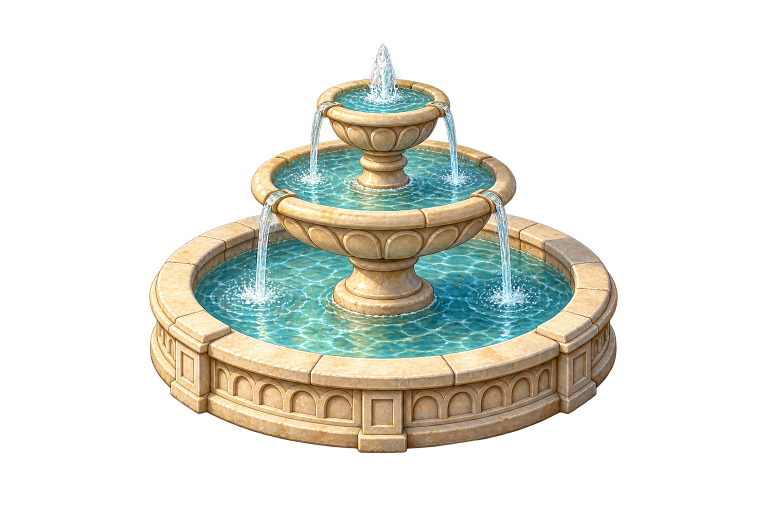
#> input picture portfolio-world/art-source/runtime-r3-scenic-props/fountain-a-imagegen-source.png, 1536 x 1024 px, given in place of scenic-a.png, which was not available (shown at 1/2 size)
$ python build-r3-scenic-props-correction.py
#> lines starting #> are read from the running program, lines starting #| are printed output that depends on the picture; pictures that were not available may be replaced by others from this repository, and a replacement may not be noted
#!/usr/bin/env python3
"""Build the R3 Phase A.1 Scenic A correction review assets (static only)."""
from __future__ import annotations

import hashlib
import json
from pathlib import Path

from PIL import Image, ImageDraw, ImageEnhance, ImageFont

ROOT = Path(__file__).resolve().parents[2]
R2 = ROOT / "portfolio-world" / "public" / "assets" / "canonical-r2"
R3 = ROOT / "portfolio-world" / "public" / "assets" / "canonical-r3" / "candidates"
SCENIC = R3 / "scenic"
PROPS = R3 / "props"
SOURCE = ROOT / "portfolio-world" / "art-source" / "runtime-r3-scenic-props"
EVIDENCE = ROOT / "reports" / "portfolio-world-rebuild" / "evidence" / "runtime-r3-scenic-props-correction"
MANIFEST = ROOT / "data" / "portfolio-world" / "runtime-r3-scenic-props-candidates.json"
CANONICAL = ROOT / "reports" / "portfolio-world-rebuild" / "evidence" / "gameplay-projection-refinement" / "projection-a-elevated-gameplay.png"
SIZE = (1920, 1080)
FONT = ImageFont.load_default()


def sha(path: Path) -> str:
    return hashlib.sha256(path.read_bytes()).hexdigest()


def save(image: Image.Image, destination: Path) -> None:
    destination.parent.mkdir(parents=True, exist_ok=True)
    image.save(destination, "PNG", optimize=True)


def clean(image: Image.Image) -> Image.Image:
    result = image.convert("RGBA")
    alpha = result.getchannel("A").point(lambda value: 0 if value < 16 else value)
    result.putalpha(alpha)
    return result


def checker(size: tuple[int, int]) -> Image.Image:
    image = Image.new("RGBA", size, "#78979b")
    draw = ImageDraw.Draw(image)
    for y in range(0, size[1], 32):
        for x in range(0, size[0], 32):
            if (x // 32 + y // 32) % 2 == 0:
                draw.rectangle((x, y, x + 31, y + 31), fill="#91afb1")
    return image


def label(image: Image.Image, text: str) -> Image.Image:
    result = image.copy()
    draw = ImageDraw.Draw(result)
    draw.rounded_rectangle((18, 18, 590, 58), radius=8, fill="#153940")
    draw.text((32, 32), text, font=FONT, fill="#fff2d1")
    return result


def put(canvas: Image.Image, image: Image.Image, x: int, y: int) -> None:
    canvas.alpha_composite(image, (x, y))


def corrected_scenic() -> Image.Image:
    """Normalize the selected Scenic A edit without altering collision/runtime assets."""
    source = clean(Image.open(SOURCE / "scenic-a-corrected-imagegen-source.png"))
    source = source.resize(SIZE, Image.Resampling.LANCZOS)
    # The generation has the desired upper atmosphere; restraint keeps it below landmark contrast.
    source = ImageEnhance.Color(source).enhance(0.72)
    source = ImageEnhance.Brightness(source).enhance(1.03)
    alpha = source.getchannel("A")
    # Remove isolated alpha fringe below the coastal plate, leaving lower harbor art fully independent.
    alpha = alpha.point(lambda value: 0 if value < 24 else value)
    source.putalpha(alpha)
    save(source, SCENIC / "scenic-a-corrected.png")
    return source


def foundation_canvas() -> Image.Image:
    canvas = Image.new("RGBA", SIZE, "#395e5b")
    draw = ImageDraw.Draw(canvas)
    draw.polygon([(700, 260), (1920, 215), (1920, 1080), (350, 1080), (430, 770)], fill="#1b95a8")
    draw.polygon([(1130, 405), (1920, 350), (1920, 920), (1370, 905)], fill="#16869a")
    return canvas


def landmarks(canvas: Image.Image) -> None:
    master = Image.open(R2 / "candidates/runtime-r24-foundation-master/foundation-master-b.png").convert("RGBA")
    vertical = Image.open(R2 / "candidates/runtime-r24-foundation-master/foundation-master-b-vertical-structure.png").convert("RGBA")
    canvas.alpha_composite(master)
    vertical.putalpha(vertical.getchannel("A").point(lambda value: int(value * .32)))
    canvas.alpha_composite(vertical)
    assets = [
        ("architecture/hall-b.png", 135, 0, 605, 320), ("architecture/workshop-c.png", 85, 520, 505, 280),
        ("architecture/office-b.png", 700, 505, 280, 205), ("ships/secondary-b.png", 1045, 240, 275, 255),
        ("ships/workboat-a.png", 1140, 470, 140, 75), ("ships/hero-b.png", 1325, 115, 595, 685),
    ]
    for file, x, y, width, height in assets:
        put(canvas, Image.open(R2 / file).convert("RGBA").resize((width, height), Image.Resampling.LANCZOS), x, y)


def prop(name: str) -> Image.Image:
    return Image.open(PROPS / f"{name}.png").convert("RGBA")


def composition(scenic: Image.Image, fountain_position: tuple[int, int]) -> Image.Image:
    canvas = foundation_canvas()
    canvas.alpha_composite(scenic)
    landmarks(canvas)
    # The C selective-mix asset list is unchanged; these two Hall props were part of the approved C direction.
    layout = [
        ("fountain-b", *fountain_position), ("flower-planter", 205, 300), ("cypress-planter", 720, 270),
        ("bench", 235, 475), ("banner", 770, 380), ("lamp", 845, 430), ("notice-board", 970, 560),
        ("bollard", 1190, 605), ("rope-coil", 1238, 650), ("crate-stack", 260, 825),
        ("barrels", 375, 825), ("bollard", 1540, 800), ("mooring-rope", 1455, 708),
    ]
    for name, x, y in layout:
        put(canvas, prop(name), x, y)
    player = Image.open(R2 / "player/player-a.png").convert("RGBA").resize((28, 56), Image.Resampling.LANCZOS)
    put(canvas, player, 429, 729)
    return canvas


# [45 lines left out: functions placement_review, route_board, update_manifest, not called in this run]


def main() -> None:
    EVIDENCE.mkdir(parents=True, exist_ok=True)
    original = Image.open(SCENIC / "scenic-a.png").convert("RGBA")
#> original is the input picture: PIL image 1536x1024 RGBA; mean R, G, B, A 71, 69.1, 56.7, 76.8
    corrected = corrected_scenic()
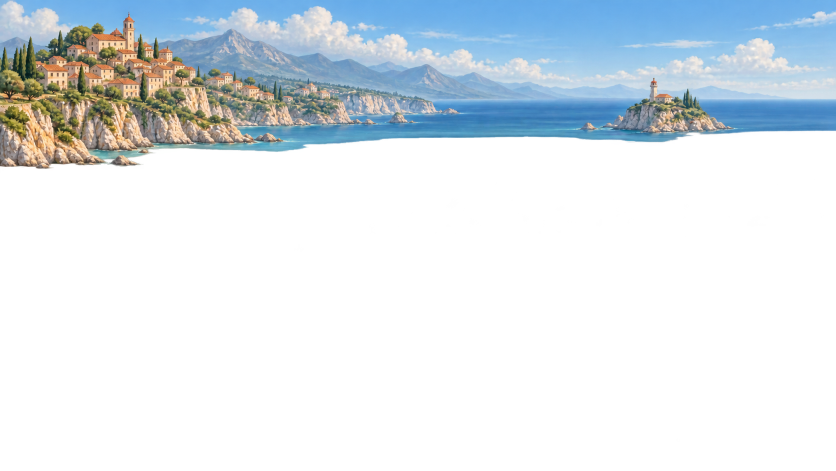
#> input picture portfolio-world/art-source/runtime-r3-scenic-props/scenic-a-corrected-imagegen-source.png, 1672 x 941 px (shown at 1/2 size)
#> in clean, result is the input picture: PIL image 1672x941 RGBA; mean R, G, B, A 43.8, 52.6, 58.4, 77.4
    original_board = checker(SIZE); original_board.alpha_composite(original)
#> in checker, `image = Image.new("RGBA", size, "#78979b")`:
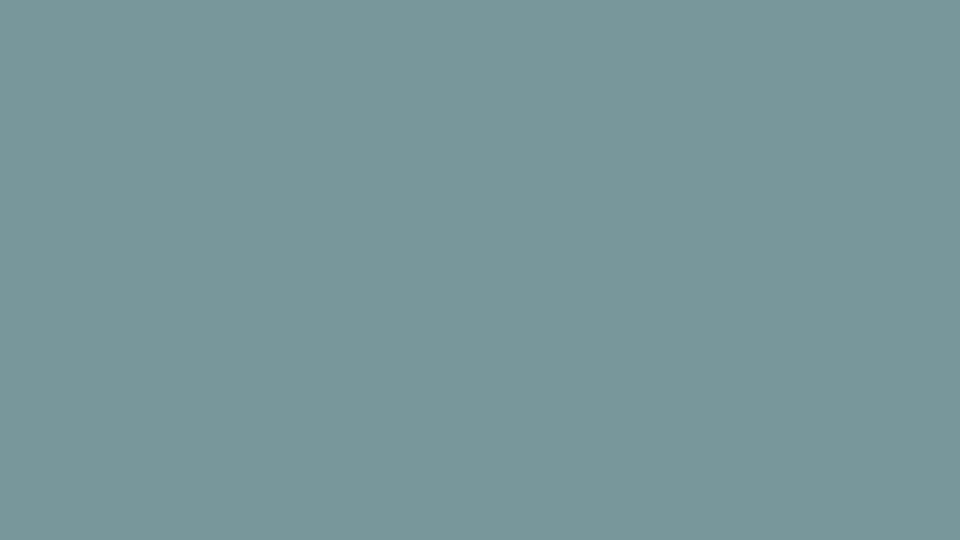
#> image: PIL image 1920x1080 RGBA (shown at 1/2 size); mean R, G, B, A 120, 151, 155, 255
    corrected_board = checker(SIZE); corrected_board.alpha_composite(corrected)
    save(label(original_board, "SCENIC A — original transparent candidate"), EVIDENCE / "01-scenic-a-original.png")
    save(label(corrected_board, "SCENIC A CORRECTED — bright coastal atmosphere"), EVIDENCE / "02-scenic-a-corrected.png")
    before_after = Image.new("RGBA", SIZE, "#315f63")
    before_after.alpha_composite(label(original_board.resize((960, 540), Image.Resampling.LANCZOS), "ORIGINAL — upper void remains"), (0, 0))
    before_after.alpha_composite(label(corrected_board.resize((960, 540), Image.Resampling.LANCZOS), "CORRECTED — sky / town / cliffs complete"), (960, 0))
#> call 4 of label, with text = 'CORRECTED — sky / town / cliffs complete'
#> in label (call 4), `result = image.copy()`:
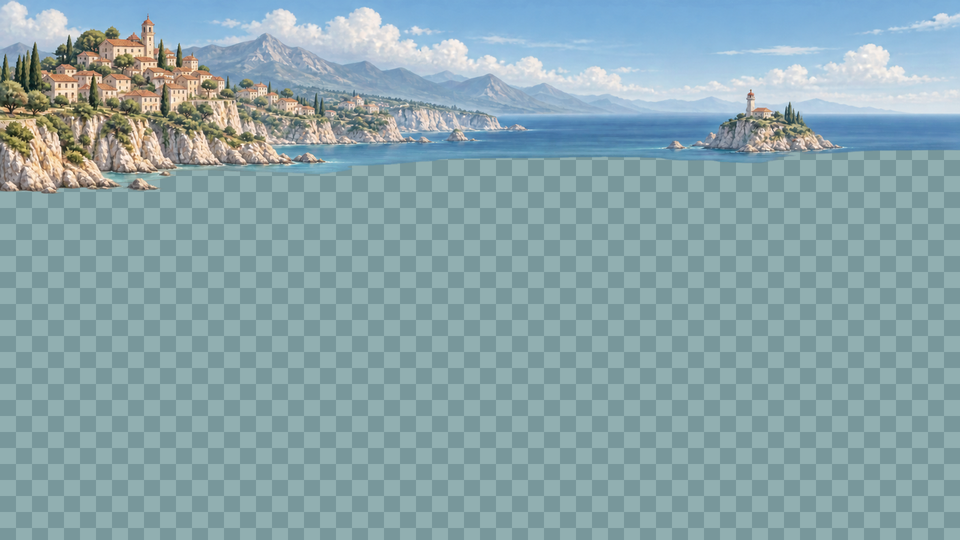
#> result: PIL image 960x540 RGBA; mean R, G, B, A 138, 165.5, 171.6, 255
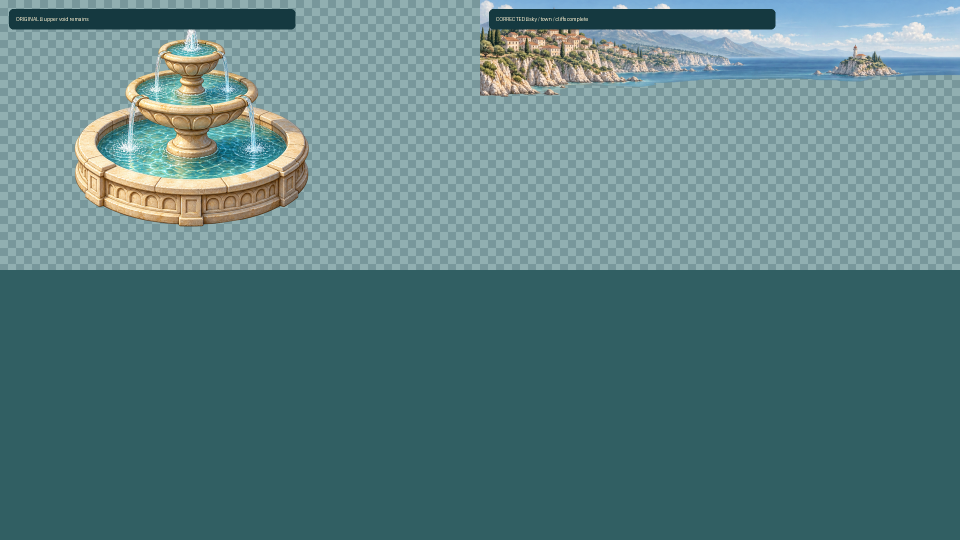
#> before_after: PIL image 1920x1080 RGBA (shown at 1/2 size); mean R, G, B, A 90.8, 127, 129.6, 255
    save(before_after, EVIDENCE / "03-scenic-before-after.png")
    old = composition(corrected, (500, 360))
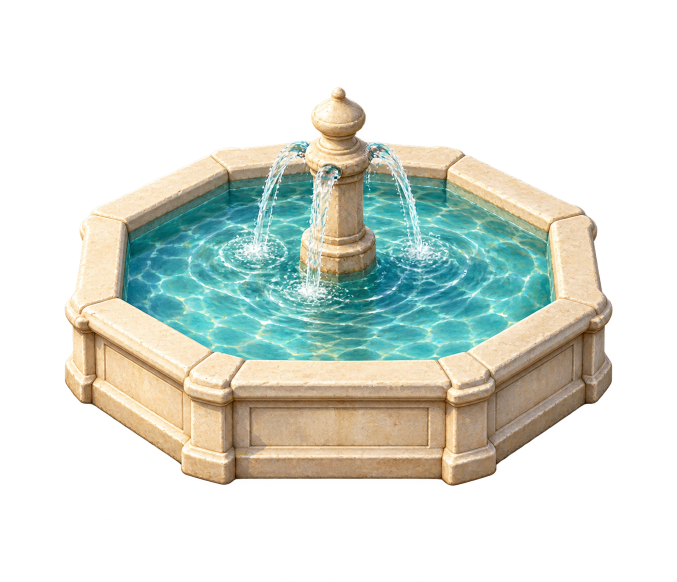
#> input picture portfolio-world/art-source/runtime-r3-scenic-props/fountain-b-imagegen-source.png, 1353 x 1163 px, given in place of foundation-master-b.png, which was not available (shown at 1/2 size)
#> in landmarks, master is the input picture: PIL image 1353x1163 RGBA; mean R, G, B, A 66.1, 72, 63.5, 100.4
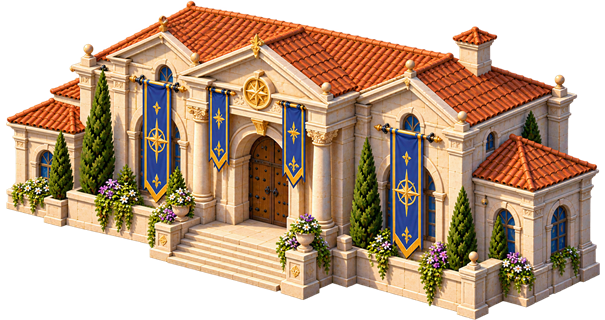
#> input picture world/assets/canonical-r2/architecture/hall-b.png, 605 x 320 px, found by its file name
#> in put, image is the input picture: PIL image 605x320 RGBA; mean R, G, B, A 110.6, 84.7, 62.2, 171.5
#> in put, `canvas.alpha_composite(image, (x, y))`:
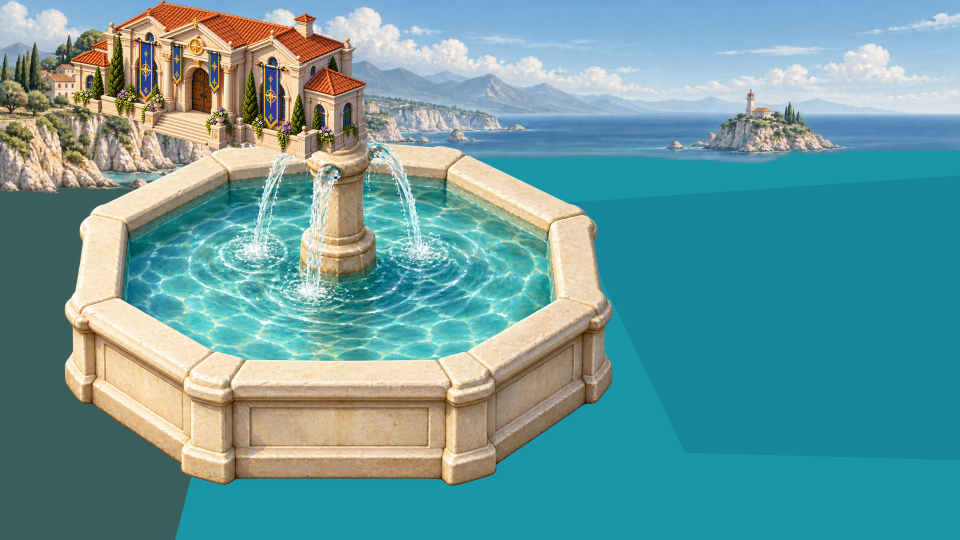
#> canvas: PIL image 1920x1080 RGBA (shown at 1/2 size); mean R, G, B, A 104.8, 154.9, 157.2, 255
#> pass 2 of the loop in landmarks, `for file, x, y, width, height in assets:`:
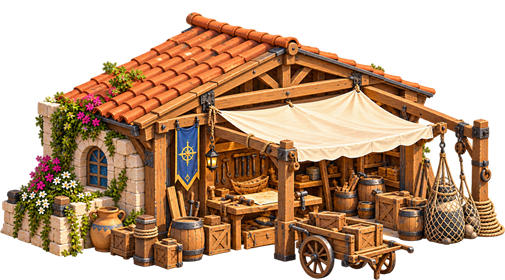
#> input picture world/assets/canonical-r2/architecture/workshop-c.png, 505 x 280 px, found by its file name
#> in put, image is the input picture: PIL image 505x280 RGBA; mean R, G, B, A 98.3, 67.4, 42.3, 155.8
#> in put (call 2), `canvas.alpha_composite(image, (x, y))`:
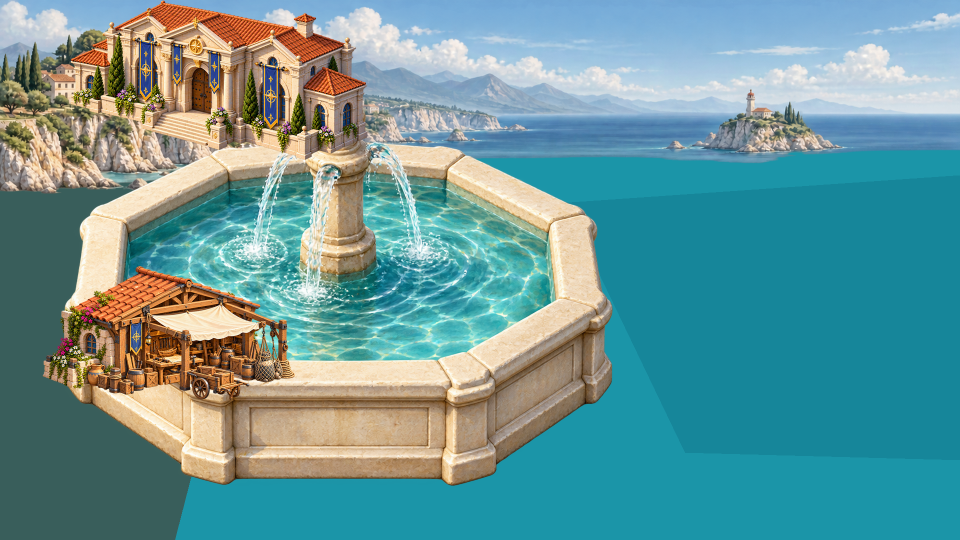
#> canvas: PIL image 1920x1080 RGBA (shown at 1/2 size); mean R, G, B, A 103.9, 151.2, 152.7, 255
#> pass 3 of the loop in landmarks, `for file, x, y, width, height in assets:`:
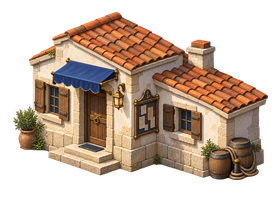
#> input picture world/assets/canonical-r2/architecture/office-b.png, 280 x 205 px, found by its file name
#> in put, image is the input picture: PIL image 280x205 RGBA; mean R, G, B, A 81.8, 62.8, 48.1, 130.4
#> in put (call 3), `canvas.alpha_composite(image, (x, y))`:
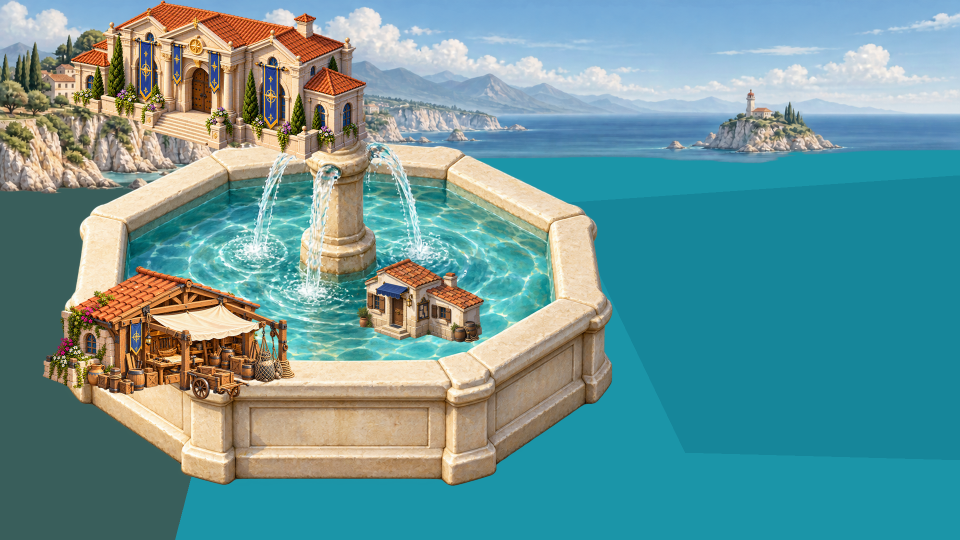
#> canvas: PIL image 1920x1080 RGBA (shown at 1/2 size); mean R, G, B, A 105.1, 150.5, 151.6, 255
#> the loop made 5 passes; the first 3 are shown
    f2 = composition(corrected, (470, 330))
    c1 = composition(corrected, (330, 330))
    save(placement_review(corrected, old, c1, f2), EVIDENCE / "04-fountain-placement-review.png")
    save(label(c1, "COMPOSITION C.1 — selected Scenic A correction + C selective mix + Fountain B F1"), EVIDENCE / "05-composition-c1-corrected.png")
    compare = Image.new("RGBA", SIZE, "#315f63")
    compare.alpha_composite(label(Image.open(CANONICAL).convert("RGBA").resize((960, 540), Image.Resampling.LANCZOS), "CANONICAL PROJECTION A — reference"), (0, 0))
    compare.alpha_composite(label(c1.resize((960, 540), Image.Resampling.LANCZOS), "COMPOSITION C.1 — corrected preview"), (960, 0))
    save(compare, EVIDENCE / "06-canonical-vs-c1.png")
    save(route_board(c1), EVIDENCE / "07-c1-route-legibility.png")
    update_manifest()


if __name__ == "__main__":
#> (the run stopped early here; a loop or call above may not have finished)
